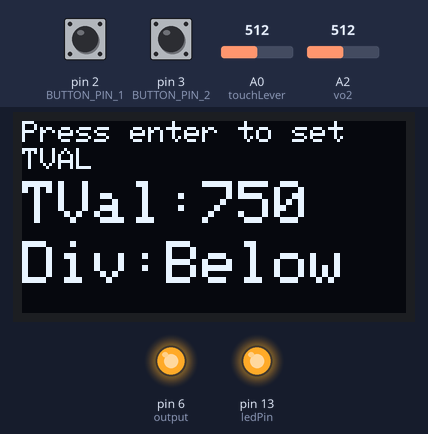
A sketch run on a simulated Arduino Uno, built with avr-gcc and run on an emulated ATmega328P. Parts: 128×64 one-colour display, output pins drawn as LEDs (lit = HIGH). The inputs (shaded band) are chosen by the test bench; at power-on: pin 2 (BUTTON_PIN_1) HIGH, pin 3 (BUTTON_PIN_2) HIGH, A0 (touchLever) = 512, A2 (vo2) = 512. What the sketch prints to the serial monitor is not drawn.

Above: at 2.3 s.
2.4 s: pin 2 (BUTTON_PIN_1) pulled LOW for 3.2 s
At 5.9 s:
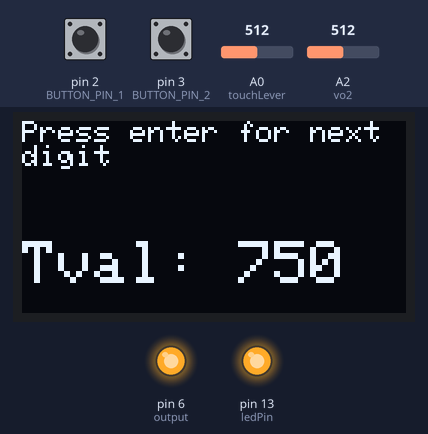
7.1 s: pin 3 (BUTTON_PIN_2) pulled LOW for 0.2 s
At 8.5 s:
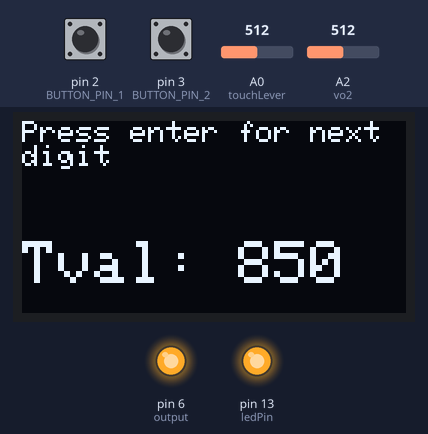
8.8 s: pin 3 (BUTTON_PIN_2) pulled LOW for 1 s
At 10.5 s:
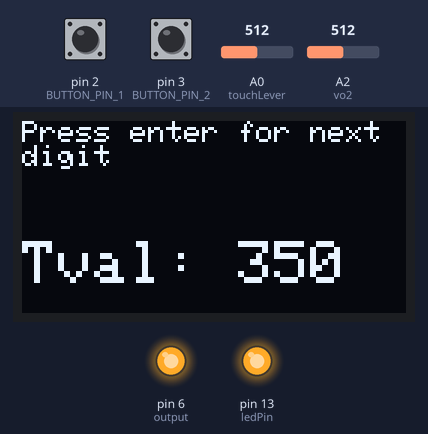
11.3 s: pin 2 (BUTTON_PIN_1) pulled LOW for 1 s
At 12.5 s:
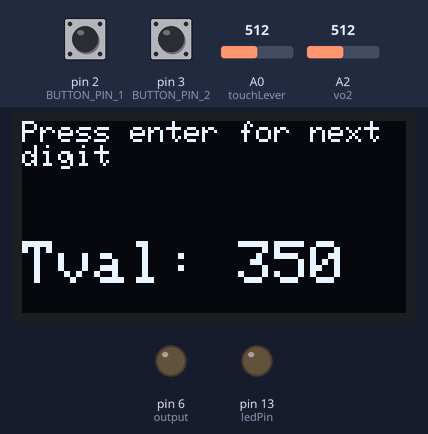
13.8 s: pin 3 (BUTTON_PIN_2) pulled LOW for 0.2 s
At 15.1 s:
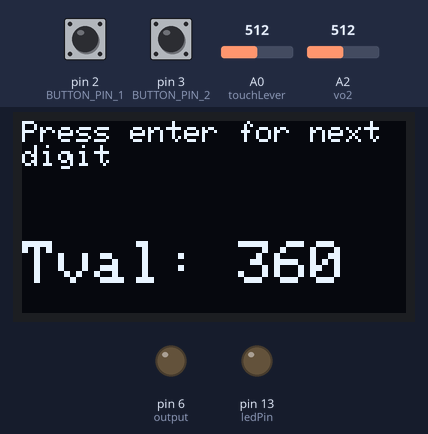
15.5 s: pin 3 (BUTTON_PIN_2) pulled LOW for 1 s
At 18.0 s:
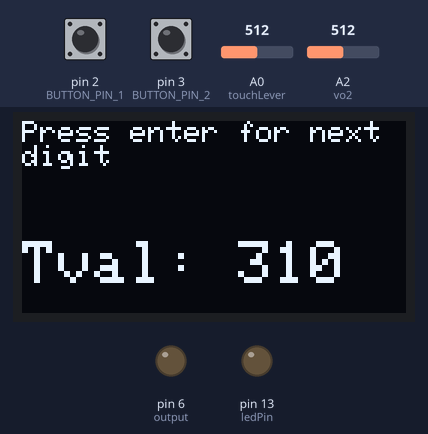
Timing chart, 0 to 19.0 s (numbered marks = the images above; inputs shaded):
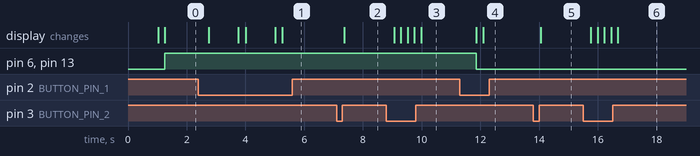

Measured:
- after the input at 2.4 s, the display: changes after 0.35 s (image 1)
- after the input at 7.1 s, the display: changes after 0.26 s (image 2)
- after the input at 8.8 s, the display: first changes after 0.26 s (image 3 shows a later state)
- after the input at 11.3 s, pin 6 (output), pin 13 (ledPin): HIGH → LOW after 0.55 s; the display: first changes after 0.55 s (image 4 shows a later state)
- after the input at 13.8 s, the display: changes after 0.26 s (image 5)
- after the input at 15.5 s, the display: first changes after 0.26 s (image 6 shows a later state)

The sketch:

touchLeverV1.1.ino
```cpp
/***************************************************
  Version 1.1
  Written by Pedro Quijano
  This programs measures a voltage to determine if a lever is being touched and uses a digital pin as an output.
  LED 13 is also toggled to signal the lever being touched.

  Revision added Oled display and manual threshold and internal resistance manipulation
 ****************************************************/
 /******************************
  ***********Oled Setup*********
  ******************************/

#include <string.h>
#include <stdbool.h>
#include <SPI.h>
#include <Wire.h>
#include <Adafruit_GFX.h>
#include <Adafruit_SSD1306.h>

//#define OLED_RESET -1
//Adafruit_SSD1306 display(OLED_RESET);

//#if (SSD1306_LCDHEIGHT != 64)
//#error("Height incorrect, please fix Adafruit_SSD1306.h!");
//#endif

#define SCREEN_WIDTH 128 // OLED display width, in pixels
#define SCREEN_HEIGHT 64 // OLED display height, in pixels

// Declaration for an SSD1306 display connected to I2C (SDA, SCL pins)
#define OLED_RESET     -1 // Reset pin # (or -1 if sharing Arduino reset pin)
Adafruit_SSD1306 display(SCREEN_WIDTH, SCREEN_HEIGHT, &Wire, OLED_RESET);

 /******************************
  ***********Variables**********
  ******************************/

#define BUTTON_PIN_1 2              //Setting pins D2 and D3 as buttons
#define BUTTON_PIN_2 3

char volDiv[2][6];                  //Strings to show for A0 and Threshold Value comparison

const int vo2 = A2;                 //Analog reading of the baseResistance at the potentiometer side. Used to calculate current.
const int touchLever = A0;          //Select analog pin for the lever
const int ledPin = 13;              //Select the pin for the LED
const int output = 6;               //Digital output for the device

int thresholdValue = 750;           //Threshold Voltage to detect touch. Input by the user. Default to 153 or 3 Volts.
int sensorValue = 0;                //Variable to store the value coming from the touchLeverPin.
int vo2BitValue = 0;
int touchLeverBitValue = 0;

int enter = HIGH;                   //Variables to hold button state
int up = HIGH;
int ones = 0;
int tens = 0;
int hundreds = 0;
int thousands = 0;

int potPercent[11] = {0, 10, 20, 30, 40, 50, 60, 70, 80, 90, 100};
int potPerVal = 0;

float baseResistance = 1000;        //The units are kΩ. This resistance prevents the potentiometer that leads to make a short circuit, it also
                                    //raises resistance floor. It will also be used to measure the resistance of the potentiometer.
                                    //Its value is determined beforehand.
float potentiometer = 0.0;          //Variable to store potentiometer resistance.

bool tvalSet = false;               //flag to see if TVal has been set

int unit = 1;                       //Variable to cycle through units

void setup() {
  // put your setup code here, to run once:
  delay(1000); //Let Arduino start

  strcpy(volDiv[0], "Above");       //Strings for Voltage Divider and Touch Lever comparison
  strcpy(volDiv[1], "Below");

  display.begin(SSD1306_SWITCHCAPVCC, 0x3C);  // initialize with the I2C addr 0x3C (for the 128x64)
  display.clearDisplay();

  pinMode(BUTTON_PIN_1,INPUT_PULLUP);   // Setup the first button with an internal pull-up
  pinMode(BUTTON_PIN_2,INPUT_PULLUP);   // Setup the second button with an internal pull-up

  pinMode(ledPin, OUTPUT);
  pinMode(output, OUTPUT);

  Serial.begin(9600);
  Serial.println("Begin");

  enter = HIGH;
  tvalSet = HIGH;

  delay(100);   //At the moment this makes the program not run the threshold selection on startup
}

void loop() {
  // put your main code here, to run repeatedly:

  enter = digitalRead(BUTTON_PIN_1);

  if (enter == LOW){  //If enter button is pressed at any time in the program, threshold value selection starts
    delay(200);

    tvalSet = false;    //Resets conditions to exit loop
    unit = 1;

    while(not tvalSet){

      displayTvalSet(thresholdValue);

      enter = digitalRead(BUTTON_PIN_1);
      up = digitalRead(BUTTON_PIN_2);

      //Serial.println(ones);
      //Serial.println(tens);
      //Serial.println(hundreds);
      //Serial.println("**************");
        ones = thresholdValue / 10;
        //Serial.println(ones);
        ones = ones * 10;
        //Serial.println(ones);
        ones = thresholdValue - ones;
        //Serial.println(ones);
        //Serial.println("**************");
        tens = thresholdValue / 100;
        tens = tens * 100;
        tens = thresholdValue - tens;
        hundreds = thresholdValue / 1000;
        Serial.println(hundreds);
        hundreds = hundreds * 1000;
        Serial.println(hundreds);
        hundreds = thresholdValue - hundreds;
        Serial.println(hundreds);
        Serial.println("**************");

      if (enter == LOW){  //If enter is pressed, got to next unit
        delay(200);

        unit += 1;

        if (unit >= 5){   //If all units have been set, set variable to end threshold value selection
          tvalSet = true;
        }
      }

      if (up == LOW){     //Cycle through numbers 0 to 9 (in most cases)
        delay(200);

        switch(unit){
          case 1:
            if ((ones) < 9){
            thresholdValue += 1;
            }
            else{
              thresholdValue -= 9;
            }
            break;
          case 2:
            if ((tens) < 90){
              thresholdValue += 10;
            }
            else{
              thresholdValue -= 90;
            }
            break;
          case 3:
            if (hundreds < 900){
              thresholdValue += 100;
            }
            else{
              thresholdValue -= 900;
            }
            break;
          case 4:
            if ((thresholdValue) < 1000){
              thresholdValue += 1000;
            }
            else{
              thresholdValue -= 1000;
            }
            break;
        }
      }
    }
    if (thresholdValue > 1023){  //Does not let threshold value be greater than the 10-bit value the ADC reads
      thresholdValue = 1023;
    }
  }

  vo2BitValue = analogRead(vo2);  //Read values from the analog inputs
  touchLeverBitValue = analogRead(touchLever);

  potentiometer = potReading(1023,vo2BitValue,touchLeverBitValue); //Get current resistance value of the potentiometer.
  potentiometer *= 2.5; //Calibration constant

  Serial.print("Potentiometer in kohms:");
  Serial.println(potentiometer);


    potPerVal = (potentiometer) / 450;  //Divides the potentiometer readings in

  if (potPerVal > 10){
    potPerVal = 10;
  }
  else if (potPerVal < 0){
    potPerVal = 0;
  }

  if (touchLeverBitValue > thresholdValue){
    printToOled(thresholdValue, volDiv[0]);  //update display
    digitalWrite(ledPin, LOW);
    digitalWrite(output, LOW); //When the lever is not touched, the output is low
  }
  else{
    printToOled(thresholdValue, volDiv[1]);  //update display
    digitalWrite(ledPin, HIGH);
    digitalWrite(output, HIGH);  //When the lever is touched, the output is high
  }

  delay(10);
}
```

displayTvalSet.ino
```cpp
//Uses the SSD1306 Oled

void displayTvalSet(int TValue){

    display.clearDisplay();
    display.setTextSize(1);
    display.setTextColor(WHITE);
    display.setCursor(0,0);
    display.print("Press enter for next digit");
    display.setTextSize(2);
    display.setCursor(0,20);
    display.setCursor(0,40);
    display.print("Tval: ");
    display.print(TValue);
    display.display();
}
```

potReading.ino
```cpp
float potReading(int vo1BitValue,int vo2BitValue,int vo3BitValue){

float vo1DecValue = 0.0;            //Decimal value for the voltage readings
float vo2DecValue = 0.0;
float vo3DecValue = 0.0;
float resCurrent = 0.0;             //Current that passses through the baseResistor. Units will be calculated in mA.
float potValue = 0.0;            //The units are kΩ. The calculated value for the potentiometer.
float convertFromADC = 5.0/1023.0;  //Constant used to convert ADC readings into voltage values.

   vo1DecValue = vo1BitValue * convertFromADC;
   vo2DecValue = vo2BitValue * convertFromADC;
   vo3DecValue = vo3BitValue * convertFromADC;
   resCurrent = (vo1DecValue - vo2DecValue) / baseResistance;
   potValue = (vo2DecValue - vo3DecValue) / resCurrent;


   Serial.println(vo1BitValue);
   Serial.println(vo2BitValue);
   Serial.println(vo3BitValue);
   Serial.print("First Voltage = ");
   Serial.println(vo1DecValue);
   Serial.print("Second Voltage = ");
   Serial.println(vo2DecValue);
   Serial.print("Third Voltage = ");
   Serial.println(vo3DecValue);
   Serial.print("Current = ");
   Serial.print(resCurrent * 1000);
   Serial.println("uA");
   Serial.print("Pot value is = ");
   Serial.println(potValue);

   return potValue;

}
```

printToOled.ino
```cpp
//Uses the SSD1306 Oled

void printToOled(int TValue, char dividerBitVoltage[5]){

    display.clearDisplay();
    display.setTextSize(1);
    display.setTextColor(WHITE);
    display.setCursor(0,0);
    display.print("Press enter to set");
    display.setCursor(0,9);
    display.print("TVAL");
    display.setCursor(0,20);
    display.setTextSize(2);
    display.print("TVal:");
    display.print(TValue);
    //display.setCursor(0,20);
    //display.print("R:");
    //display.print(resValue);
    //display.setCursor(100,20);
    //display.print("%");
    display.setCursor(0,40);
    display.print("Div:");
    display.print(dividerBitVoltage);
    display.display();
}
```
